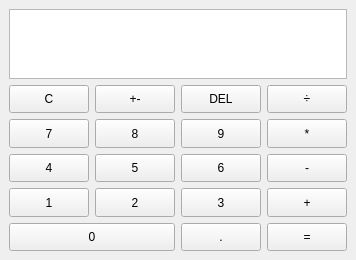
<?xml version="1.0" encoding="UTF-8"?>
<ui version="4.0">
 <class>Calculator</class>
 <widget class="QMainWindow" name="Calculator">
  <property name="geometry">
   <rect>
    <x>0</x>
    <y>0</y>
    <width>336</width>
    <height>260</height>
   </rect>
  </property>
  <property name="windowTitle">
   <string>Calculator</string>
  </property>
  <widget class="QWidget" name="centralwidget">
   <layout class="QGridLayout" name="gridLayout_2" rowstretch="2,1,1,1,1,1" columnstretch="1,1,1,1">
    <item row="5" column="0" colspan="2">
     <widget class="QPushButton" name="pushButton_0">
      <property name="sizePolicy">
       <sizepolicy hsizetype="Minimum" vsizetype="Minimum">
        <horstretch>0</horstretch>
        <verstretch>0</verstretch>
       </sizepolicy>
      </property>
      <property name="text">
       <string>0</string>
      </property>
     </widget>
    </item>
    <item row="2" column="3">
     <widget class="QPushButton" name="pushButton_times">
      <property name="sizePolicy">
       <sizepolicy hsizetype="Minimum" vsizetype="Minimum">
        <horstretch>0</horstretch>
        <verstretch>0</verstretch>
       </sizepolicy>
      </property>
      <property name="text">
       <string>*</string>
      </property>
     </widget>
    </item>
    <item row="1" column="1">
     <widget class="QPushButton" name="pushButton_plusminus">
      <property name="sizePolicy">
       <sizepolicy hsizetype="Minimum" vsizetype="Minimum">
        <horstretch>0</horstretch>
        <verstretch>0</verstretch>
       </sizepolicy>
      </property>
      <property name="text">
       <string>+-</string>
      </property>
     </widget>
    </item>
    <item row="4" column="2">
     <widget class="QPushButton" name="pushButton_3">
      <property name="sizePolicy">
       <sizepolicy hsizetype="Minimum" vsizetype="Minimum">
        <horstretch>0</horstretch>
        <verstretch>0</verstretch>
       </sizepolicy>
      </property>
      <property name="text">
       <string>3</string>
      </property>
     </widget>
    </item>
    <item row="4" column="3">
     <widget class="QPushButton" name="pushButton_add">
      <property name="sizePolicy">
       <sizepolicy hsizetype="Minimum" vsizetype="Minimum">
        <horstretch>0</horstretch>
        <verstretch>0</verstretch>
       </sizepolicy>
      </property>
      <property name="text">
       <string>+</string>
      </property>
     </widget>
    </item>
    <item row="2" column="1">
     <widget class="QPushButton" name="pushButton_8">
      <property name="sizePolicy">
       <sizepolicy hsizetype="Minimum" vsizetype="Minimum">
        <horstretch>0</horstretch>
        <verstretch>0</verstretch>
       </sizepolicy>
      </property>
      <property name="text">
       <string>8</string>
      </property>
     </widget>
    </item>
    <item row="1" column="2">
     <widget class="QPushButton" name="pushButton_delete">
      <property name="sizePolicy">
       <sizepolicy hsizetype="Minimum" vsizetype="Minimum">
        <horstretch>0</horstretch>
        <verstretch>0</verstretch>
       </sizepolicy>
      </property>
      <property name="text">
       <string>DEL</string>
      </property>
     </widget>
    </item>
    <item row="2" column="0">
     <widget class="QPushButton" name="pushButton_7">
      <property name="sizePolicy">
       <sizepolicy hsizetype="Minimum" vsizetype="Minimum">
        <horstretch>0</horstretch>
        <verstretch>0</verstretch>
       </sizepolicy>
      </property>
      <property name="text">
       <string>7</string>
      </property>
     </widget>
    </item>
    <item row="1" column="3">
     <widget class="QPushButton" name="pushButton_divide">
      <property name="sizePolicy">
       <sizepolicy hsizetype="Minimum" vsizetype="Minimum">
        <horstretch>0</horstretch>
        <verstretch>0</verstretch>
       </sizepolicy>
      </property>
      <property name="text">
       <string>÷</string>
      </property>
     </widget>
    </item>
    <item row="5" column="3">
     <widget class="QPushButton" name="pushButton_equal">
      <property name="sizePolicy">
       <sizepolicy hsizetype="Minimum" vsizetype="Minimum">
        <horstretch>0</horstretch>
        <verstretch>0</verstretch>
       </sizepolicy>
      </property>
      <property name="text">
       <string>=</string>
      </property>
     </widget>
    </item>
    <item row="2" column="2">
     <widget class="QPushButton" name="pushButton_9">
      <property name="sizePolicy">
       <sizepolicy hsizetype="Minimum" vsizetype="Minimum">
        <horstretch>0</horstretch>
        <verstretch>0</verstretch>
       </sizepolicy>
      </property>
      <property name="text">
       <string>9</string>
      </property>
     </widget>
    </item>
    <item row="3" column="1">
     <widget class="QPushButton" name="pushButton_5">
      <property name="sizePolicy">
       <sizepolicy hsizetype="Minimum" vsizetype="Minimum">
        <horstretch>0</horstretch>
        <verstretch>0</verstretch>
       </sizepolicy>
      </property>
      <property name="text">
       <string>5</string>
      </property>
     </widget>
    </item>
    <item row="5" column="2">
     <widget class="QPushButton" name="pushButton_decimal">
      <property name="sizePolicy">
       <sizepolicy hsizetype="Minimum" vsizetype="Minimum">
        <horstretch>0</horstretch>
        <verstretch>0</verstretch>
       </sizepolicy>
      </property>
      <property name="maximumSize">
       <size>
        <width>16777215</width>
        <height>16777215</height>
       </size>
      </property>
      <property name="text">
       <string>.</string>
      </property>
     </widget>
    </item>
    <item row="1" column="0">
     <widget class="QPushButton" name="pushButton_clear">
      <property name="sizePolicy">
       <sizepolicy hsizetype="Minimum" vsizetype="Minimum">
        <horstretch>0</horstretch>
        <verstretch>0</verstretch>
       </sizepolicy>
      </property>
      <property name="text">
       <string>C</string>
      </property>
     </widget>
    </item>
    <item row="3" column="3">
     <widget class="QPushButton" name="pushButton_subtract">
      <property name="sizePolicy">
       <sizepolicy hsizetype="Minimum" vsizetype="Minimum">
        <horstretch>0</horstretch>
        <verstretch>0</verstretch>
       </sizepolicy>
      </property>
      <property name="text">
       <string>-</string>
      </property>
     </widget>
    </item>
    <item row="3" column="0">
     <widget class="QPushButton" name="pushButton_4">
      <property name="sizePolicy">
       <sizepolicy hsizetype="Minimum" vsizetype="Minimum">
        <horstretch>0</horstretch>
        <verstretch>0</verstretch>
       </sizepolicy>
      </property>
      <property name="text">
       <string>4</string>
      </property>
     </widget>
    </item>
    <item row="4" column="0">
     <widget class="QPushButton" name="pushButton_1">
      <property name="sizePolicy">
       <sizepolicy hsizetype="Minimum" vsizetype="Minimum">
        <horstretch>0</horstretch>
        <verstretch>0</verstretch>
       </sizepolicy>
      </property>
      <property name="text">
       <string>1</string>
      </property>
     </widget>
    </item>
    <item row="3" column="2">
     <widget class="QPushButton" name="pushButton_6">
      <property name="sizePolicy">
       <sizepolicy hsizetype="Minimum" vsizetype="Minimum">
        <horstretch>0</horstretch>
        <verstretch>0</verstretch>
       </sizepolicy>
      </property>
      <property name="text">
       <string>6</string>
      </property>
     </widget>
    </item>
    <item row="4" column="1">
     <widget class="QPushButton" name="pushButton_2">
      <property name="sizePolicy">
       <sizepolicy hsizetype="Minimum" vsizetype="Minimum">
        <horstretch>0</horstretch>
        <verstretch>0</verstretch>
       </sizepolicy>
      </property>
      <property name="text">
       <string>2</string>
      </property>
     </widget>
    </item>
    <item row="0" column="0" colspan="4">
     <widget class="QTextBrowser" name="textDisplay"/>
    </item>
   </layout>
  </widget>
 </widget>
 <resources/>
 <connections/>
</ui>
